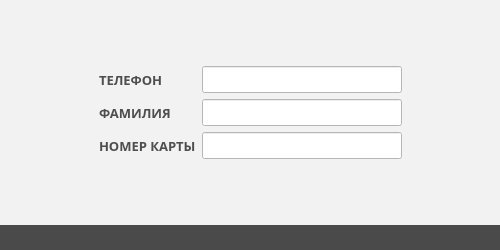
<?xml version="1.0" encoding="UTF-8"?>
<ui version="4.0">
 <class>MainWindow</class>
 <widget class="QMainWindow" name="MainWindow">
  <property name="windowModality">
   <enum>Qt::WindowModal</enum>
  </property>
  <property name="enabled">
   <bool>true</bool>
  </property>
  <property name="geometry">
   <rect>
    <x>0</x>
    <y>0</y>
    <width>500</width>
    <height>250</height>
   </rect>
  </property>
  <property name="minimumSize">
   <size>
    <width>500</width>
    <height>250</height>
   </size>
  </property>
  <property name="windowTitle">
   <string>LIkator</string>
  </property>
  <property name="styleSheet">
   <string notr="true">background-color: rgb(242, 242, 242);
</string>
  </property>
  <widget class="QWidget" name="centralWidget">
   <layout class="QHBoxLayout" name="horizontalLayout">
    <item>
     <spacer name="horizontalSpacer">
      <property name="orientation">
       <enum>Qt::Horizontal</enum>
      </property>
      <property name="sizeHint" stdset="0">
       <size>
        <width>40</width>
        <height>20</height>
       </size>
      </property>
     </spacer>
    </item>
    <item>
     <layout class="QGridLayout" name="gridLayout" rowstretch="0,0,0,0,0" columnstretch="0,0" rowminimumheight="0,0,0,0,0">
      <property name="leftMargin">
       <number>10</number>
      </property>
      <property name="topMargin">
       <number>10</number>
      </property>
      <property name="rightMargin">
       <number>10</number>
      </property>
      <property name="bottomMargin">
       <number>10</number>
      </property>
      <item row="1" column="1">
       <widget class="CustomLineEdit" name="phoneLine">
        <property name="minimumSize">
         <size>
          <width>0</width>
          <height>14</height>
         </size>
        </property>
        <property name="font">
         <font>
          <family>Arial</family>
          <pointsize>12</pointsize>
         </font>
        </property>
        <property name="styleSheet">
         <string notr="true">background-color: rgb(255, 255, 255);
color: rgb(78, 78, 78);</string>
        </property>
       </widget>
      </item>
      <item row="2" column="0">
       <widget class="QLabel" name="label_2">
        <property name="font">
         <font>
          <family>Arial Black</family>
          <pointsize>10</pointsize>
          <weight>75</weight>
          <bold>true</bold>
         </font>
        </property>
        <property name="styleSheet">
         <string notr="true">color: rgb(78, 78, 78);</string>
        </property>
        <property name="text">
         <string>ФАМИЛИЯ</string>
        </property>
       </widget>
      </item>
      <item row="3" column="0">
       <widget class="QLabel" name="label_3">
        <property name="font">
         <font>
          <family>Arial Black</family>
          <pointsize>10</pointsize>
          <weight>75</weight>
          <bold>true</bold>
         </font>
        </property>
        <property name="styleSheet">
         <string notr="true">color: rgb(78, 78, 78);</string>
        </property>
        <property name="text">
         <string>НОМЕР КАРТЫ</string>
        </property>
       </widget>
      </item>
      <item row="1" column="0">
       <widget class="QLabel" name="label">
        <property name="font">
         <font>
          <family>Arial Black</family>
          <pointsize>10</pointsize>
          <weight>75</weight>
          <bold>true</bold>
         </font>
        </property>
        <property name="styleSheet">
         <string notr="true">color: rgb(78, 78, 78);</string>
        </property>
        <property name="text">
         <string>ТЕЛЕФОН</string>
        </property>
       </widget>
      </item>
      <item row="3" column="1">
       <widget class="QLineEdit" name="kardNumLine">
        <property name="font">
         <font>
          <family>Arial</family>
          <pointsize>12</pointsize>
         </font>
        </property>
        <property name="styleSheet">
         <string notr="true">background-color: rgb(255, 255, 255);
color: rgb(78, 78, 78);</string>
        </property>
       </widget>
      </item>
      <item row="0" column="1">
       <spacer name="verticalSpacer">
        <property name="orientation">
         <enum>Qt::Vertical</enum>
        </property>
        <property name="sizeHint" stdset="0">
         <size>
          <width>20</width>
          <height>40</height>
         </size>
        </property>
       </spacer>
      </item>
      <item row="2" column="1">
       <widget class="QLineEdit" name="nameLine">
        <property name="minimumSize">
         <size>
          <width>200</width>
          <height>0</height>
         </size>
        </property>
        <property name="baseSize">
         <size>
          <width>0</width>
          <height>0</height>
         </size>
        </property>
        <property name="font">
         <font>
          <family>Arial</family>
          <pointsize>12</pointsize>
         </font>
        </property>
        <property name="autoFillBackground">
         <bool>false</bool>
        </property>
        <property name="styleSheet">
         <string notr="true">background-color: rgb(255, 255, 255);
color: rgb(78, 78, 78);</string>
        </property>
        <property name="maxLength">
         <number>32778</number>
        </property>
       </widget>
      </item>
      <item row="4" column="1">
       <spacer name="verticalSpacer_2">
        <property name="orientation">
         <enum>Qt::Vertical</enum>
        </property>
        <property name="sizeHint" stdset="0">
         <size>
          <width>20</width>
          <height>40</height>
         </size>
        </property>
       </spacer>
      </item>
     </layout>
    </item>
    <item>
     <spacer name="horizontalSpacer_2">
      <property name="orientation">
       <enum>Qt::Horizontal</enum>
      </property>
      <property name="sizeHint" stdset="0">
       <size>
        <width>45</width>
        <height>20</height>
       </size>
      </property>
     </spacer>
    </item>
   </layout>
  </widget>
  <widget class="QStatusBar" name="statusBar">
   <property name="minimumSize">
    <size>
     <width>0</width>
     <height>25</height>
    </size>
   </property>
   <property name="font">
    <font>
     <family>MS Shell Dlg 2</family>
     <pointsize>8</pointsize>
     <weight>9</weight>
     <italic>false</italic>
     <bold>false</bold>
    </font>
   </property>
   <property name="styleSheet">
    <string notr="true">background-color: rgb(74, 74, 74);
font: 75 8pt &quot;MS Shell Dlg 2&quot;;
color: rgb(255, 255, 255);</string>
   </property>
  </widget>
  <action name="politicDiscont">
   <property name="text">
    <string>Политика дисконта</string>
   </property>
  </action>
  <action name="action_3">
   <property name="text">
    <string>Перечень услуг</string>
   </property>
  </action>
  <action name="action_4">
   <property name="text">
    <string>Категории услуг</string>
   </property>
  </action>
  <action name="action_5">
   <property name="text">
    <string>Настройки</string>
   </property>
  </action>
 </widget>
 <layoutdefault spacing="6" margin="11"/>
 <customwidgets>
  <customwidget>
   <class>CustomLineEdit</class>
   <extends>QLineEdit</extends>
   <header location="global">customlineedit.h</header>
  </customwidget>
 </customwidgets>
 <resources/>
 <connections/>
</ui>
